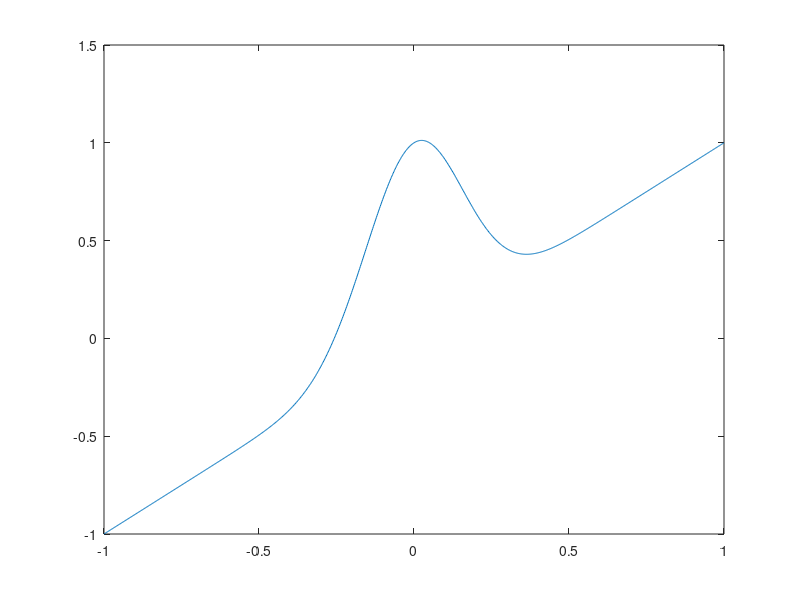

Source code (MATLAB):
f=@(x) (x/2-sin(x)+pi/6-sqrt(3)/2);
a=linspace(-pi/2,pi,1000);
plot(a,f(a));
%la methode converge lineairement
df=@(x) (1/2-cos(x));
g=@(x) (x+exp(-20*x.^2).*cos(x));
b=linspace(-1,1,1000);
plot(b,g(b));
dg=@(x) (1-exp(-20*x.^2).*(sin(x)+40*x.*cos(x)));
%La methode de newton ne converge pas pour g avec x0=0 car 0 est un max
%local